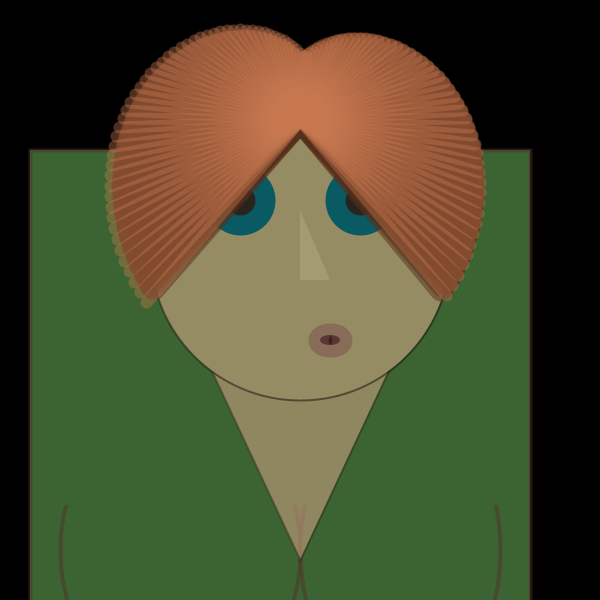
Frame 1 (no input)
Frame 60 (the mouse pressed at the canvas centre just before this capture): identical to frame 1, image omitted
Frame 120 (the mouse held since frame 60 and released just before this capture): identical to frame 1, image omitted

The Processing sketch that drew this single still picture (run headless with seeded random() and noise(); from frame 60 on, the mouse is pressed at the canvas centre):

// Processing sketch: processing_90063
// ── processing_90063.pde

/*

This is the basis for my monster sketch
matt richard 2013 February

*/

void setup(){
  size( 600, 600);
  smooth();
  rectMode(CENTER);
}

void draw(){
  background(0);
  
  //shoulders
  stroke(80, 50, 45, 128);
  strokeWeight(4);
  fill(60, 100, 50);
  rect(280, 500, 500, 700);
  
  //left breast
  fill(60, 100, 50);
  ellipse(width/2 - 120, height - 50, 240, 300);
  
  //right breast
  fill(60, 100, 50);
  ellipse(width/2 + 100, height - 50, 200, 300);
  
  // cover clevage
  fill(60, 100, 50);
  noStroke();
  rect(width/2 - 20, height - 170, 460, 150);
  
  //beard
  fill(225, 170, 140, 128);
  strokeWeight(2);
  stroke(45, 40, 25, 128);
  triangle(width/2 - 145, height/2 - 50, width/2 + 145, height/2 - 50, width/2, height - 40);
  
  //head
  fill(150, 140, 100);
  stroke(15, 14, 10, 128);
  ellipse(width/2, height/2 - 50, 300, 300);
  
  //left eye
  fill(40, 35, 30);
  stroke(10, 90, 100);
  strokeWeight(20);
  ellipse(240, 200, 50, 50);
  
  //right eye
  fill(40, 35, 30);
  stroke(10, 90, 100);
  strokeWeight(20);
  ellipse(360, 200, 50, 50);
  
  //nose
  // style
  fill(165, 155, 115);
  noStroke();
  triangle(width/2, 210, 330, 280, width/2, 280);
  
  //mouth
  fill(60, 35, 30);
  stroke(120, 75, 73, 128);
  strokeWeight(24);
  ellipse(width/2 + 30, 340, 20, 10);
  
  //hair
  
  
  float x_center = width/2;
  float y_center = 120;
  float number_of_hairs = 300;
  float hair_radius_max = 222;
  float hair_radius_min = 50;
  float hair_radius_adjust = (hair_radius_max - hair_radius_min)/(number_of_hairs / 2);
  float hair_radius = hair_radius_max;
  float angle_begin = 40;
  float angle_end = 320;
  float angle_incr = (angle_end - angle_begin)/number_of_hairs;
  
  noFill();
  //stroke(50,128);
  stroke(85, 45, 25, 128);
  
  for(int i = 0; i < number_of_hairs; i++){
  hair_radius -= hair_radius_adjust;
  if( hair_radius <= hair_radius_min ){
      hair_radius_adjust *= -1;
      hair_radius -= hair_radius_adjust;
  }
  
  float angle = angle_begin + ( i * angle_incr);
  float x = (sin( radians( angle ) ) * hair_radius) + x_center;
  float y = (cos( radians( angle ) ) * hair_radius) + y_center;
  line(x_center, y_center, x, y);
  angle += angle_incr;
  }
 
  noFill();
  strokeWeight(12);
  stroke(200, 120, 80, 100);
  //stroke(50, 100);
  
  x_center = width/2;
  y_center = 120;
  number_of_hairs = 100;
  hair_radius_max = 232;
  hair_radius_min = 60;
  hair_radius_adjust = (hair_radius_max - hair_radius_min)/(number_of_hairs / 2);
  hair_radius = hair_radius_max;
  angle_begin = 40;
  angle_end = 320;
  angle_incr = (angle_end - angle_begin)/number_of_hairs;
  
  for(int i = 0; i <= number_of_hairs; i++){
  hair_radius -= hair_radius_adjust;
  if( hair_radius <= hair_radius_min ){
      hair_radius_adjust *= -1;
      hair_radius -= hair_radius_adjust;
  }
  
  float angle = angle_begin + ( i * angle_incr);
  float x = (sin( radians( angle ) ) * hair_radius) + x_center;
  float y = (cos( radians( angle ) ) * hair_radius) + y_center;
  line(x_center, y_center, x, y);
  angle += angle_incr;
  }
}
